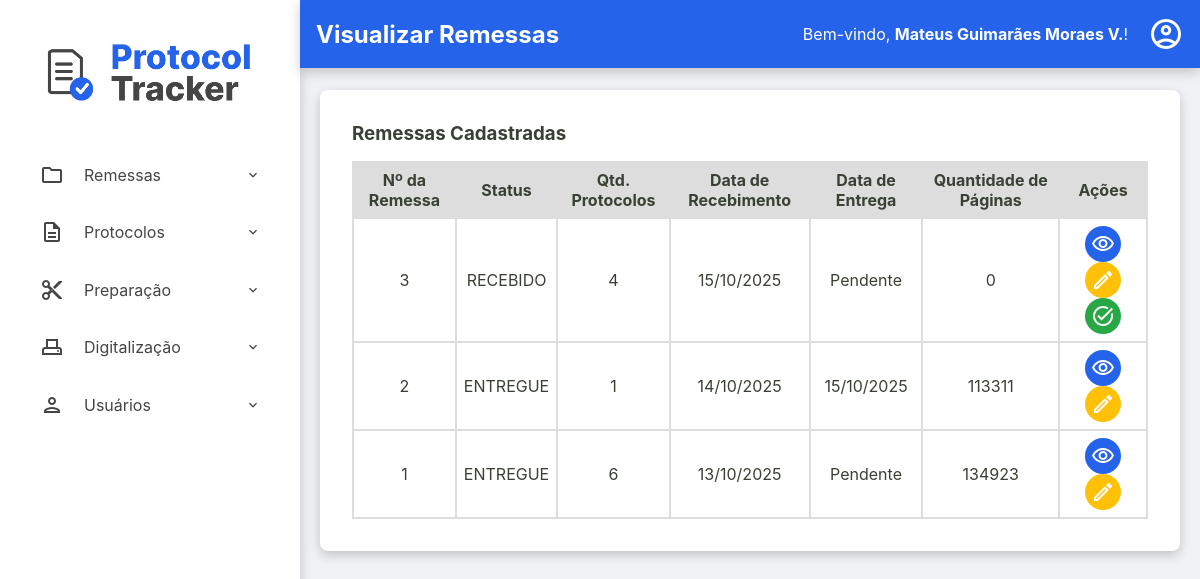
The app's page /admin/remessas/visualizar-remessas (signed in), older data.
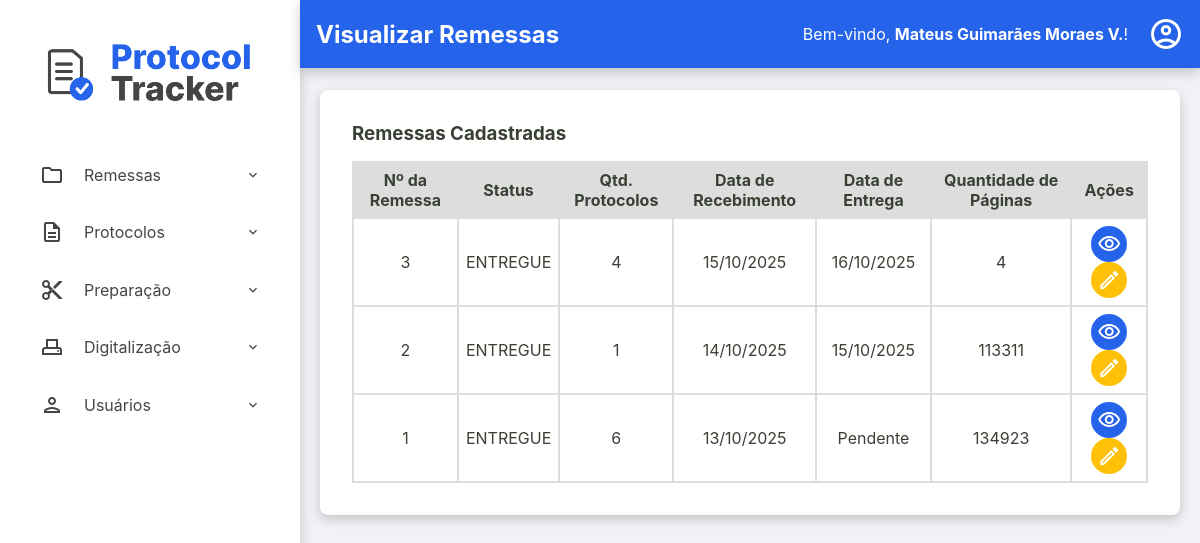
The same page, newer data.
### tables this page shows
CREATE TABLE remessas (
    numero_remessa INTEGER PRIMARY KEY, -- SQLite vai gerenciar o autoincremento aqui
    id TEXT NOT NULL UNIQUE, -- Seu ID de texto continua sendo obrigatório e único
    data_recebimento TEXT NOT NULL,
    data_entrega TEXT NULL,
    status TEXT NOT NULL DEFAULT 'RECEBIDO',
    quantidade_protocolos INTEGER NULL CHECK (quantidade_protocolos >= 0),
    id_administrador INTEGER NOT NULL,
    observacoes TEXT NULL,
    FOREIGN KEY (id_administrador) REFERENCES usuarios (id)
  );

### src/Controller/Admin/RemessaController.php (called while the page is built, shortened)
<?php
class RemessaController
{
    public function exibirRemessas(?string $erro = null)
    {
        try {
            $listaRemessas = $this->remessaRepository->all();
            require __DIR__ . '/../../../templates/admin/visualizar-remessas.php';
        } catch (Exception $e) {
            $this->home($e->getMessage());
        }
    }
}

### src/Repository/RemessaRepository.php (called while the page is built, shortened)
<?php
class RemessaRepository implements RemessaRepositoryInterface
{
    private PDO $connection;
    public function __construct(PDO $connection)
    {
        $this->connection = $connection;
    }
    public function all(): array
    {
        $sqlQuery = "SELECT * FROM remessas ORDER BY data_recebimento DESC;";
        $stmt = $this->connection->query($sqlQuery);
        return $this->hidrataLista($stmt);
    }
    private function hidrataLista(PDOStatement $stmt): array
    {
        $listaDeRemessas = [];
        while($dadosRemessa = $stmt->fetch()){
            $listaDeRemessas[] = Remessa::fromArray($dadosRemessa);
        }
        return $listaDeRemessas;
    }
}

### src/Model/Remessa.php (called while the page is built, shortened)
<?php
class Remessa {
    public function getId(): string { return $this->id; }
    public function getNumeroRemessa(): int { return $this->numero_remessa; }
    public function getDataRecebimento(): DateTimeImmutable { return $this->data_recebimento; }
    public function getDataEntrega(): ?DateTimeImmutable { return $this->data_entrega; }
    public function getStatus(): string { return $this->status; }
    public function getQuantidadeProtocolos(): ?int { return $this->quantidade_protocolos; }
    public static function fromArray(array $array): self
    {
        try {
            $data_recebimento = new DateTimeImmutable($array['data_recebimento']);
            $data_entrega = isset($array['data_entrega']) ? new DateTimeImmutable($array['data_entrega']) : null;
        } catch (Exception $e) {
            throw new Exception("Falha ao criar data");
        }
        return new self(
            $array['id'],
            (int) $array['numero_remessa'] ?? null,
            $data_recebimento,
            $data_entrega,
            $array['status'],
            isset($array['quantidade_protocolos']) ? (int)$array['quantidade_protocolos'] : null,
            (int)$array['id_administrador'],
            $array['observacoes'] ?? null
        );
    }
}

### src/Repository/ProtocoloRepository.php (called while the page is built, shortened)
<?php
class ProtocoloRepository implements ProtocoloRepositoryInterface
{
    private PDO $connection;
    public function __construct(PDO $connection)
    {
        $this->connection = $connection;
    }
    public function sumPagesByRemessaAndStatus(string $id_remessa, string $status): int
    {
        $sqlQuery = "SELECT SUM(quantidade_paginas) FROM protocolos WHERE id_remessa = :id_remessa AND status = :status;";
        $stmt = $this->connection->prepare($sqlQuery);
        $stmt->bindValue(':id_remessa', $id_remessa);
        $stmt->bindValue(':status', $status);
        $stmt->execute();
        $total = $stmt->fetchColumn();
        return (int)$total;
    }
}

### templates/admin/visualizar-remessas.php (the view, shortened to what the changed rows need)
<?php require __DIR__ . '/../components/_header.php'; ?>
<div class="container-principal-busca">
    <div class="listagem-container">
        <table id="tabela-protocolos" class="protocolos-table datatable-js">
            <thead>
                <tr>
                    <th>Nº da Remessa</th>
                    <th>Status</th>
                    <th>Qtd. Protocolos</th>
                    <th>Data de Recebimento</th>
                    <th>Data de Entrega</th>
                    <th>Quantidade de Páginas</th>
                    <th class="acoes-header">Ações</th>
                </tr>
            </thead>
            <tbody>
                <?php foreach ($listaRemessas as $remessa): ?>
                    <tr>
                        <td><?= htmlspecialchars($remessa->getNumeroRemessa()) ?></td>
                        <td><?= htmlspecialchars($remessa->getStatus()) ?></td>
                        <td><?= htmlspecialchars($remessa->getQuantidadeProtocolos() ?? 0) ?></td>
                        <td><?= $remessa->getDataRecebimento() ? $remessa->getDataRecebimento()->format('d/m/Y') : 'N/A' ?></td>
                        <td><?= $remessa->getDataEntrega() ? $remessa->getDataEntrega()->format('d/m/Y') : 'Pendente' ?></td>
                        <td>
                            <?php
                                $totalDigitalizadas = $this->protocoloRepository->sumPagesByRemessaAndStatus($remessa->getId(), 'DIGITALIZADO');
                                $totalEntregues = $this->protocoloRepository->sumPagesByRemessaAndStatus($remessa->getId(), 'ENTREGUE');
                                $totalPaginasDigitalizadas = $totalDigitalizadas + $totalEntregues;
                                echo $totalPaginasDigitalizadas;
                            ?>
                        </td>
                        <td class="acoes-cell">
                            <a href="/admin/remessas/protocolos?id=<?= htmlspecialchars($remessa->getId()) ?>" class="btn-acao btn-detalhes" title="Ver Protocolos">
                                <span class="material-icons-outlined">visibility</span>
                            </a>
                            <a href="/admin/remessas/editar-remessa?id=<?= htmlspecialchars($remessa->getId()) ?>" class="btn-acao btn-editar" title="Editar Remessa">
                                <span class="material-icons-outlined">edit</span>
                            </a>
                            <?php if ($remessa->getStatus() !== 'ENTREGUE'): ?>
                                <button
                                    type="button"
                                    class="btn-acao btn-entregar open-modal-entregar"
                                    data-remessa-id="<?= htmlspecialchars($remessa->getId()) ?>"
                                    data-remessa-numero="<?= htmlspecialchars($remessa->getNumeroRemessa()) ?>"
                                    title="Entregar Remessa">
                                    <span class="material-icons-outlined">task_alt</span>
                                </button>
                            <?php endif; ?>
                        </td>
                    </tr>
                <?php endforeach; ?>
            </tbody>
        </table>
    </div>
</div>
<?php require __DIR__ . '/../components/_footer.php'; ?>

Row changes from the older to the newer data that the page shows:
changed remessas id 3: status "RECEBIDO" → "ENTREGUE"; format (not shown) → "16/10/2025"; totalPaginasDigitalizadas "0" → "4"; no longer shows "Pendente"
